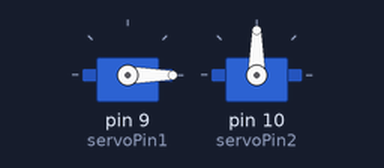
A sketch run on a simulated Arduino Uno, built with avr-gcc and run on an emulated ATmega328P. Parts: 2 × servo.

Above: at 0.05 s.
At 1.4 s:
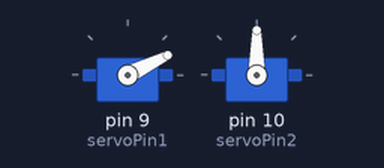
At 2.75 s:
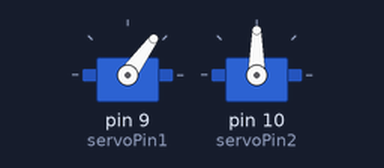
At 5.45 s:
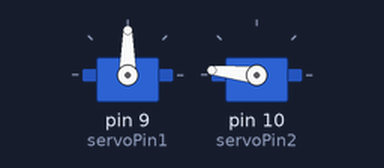
Timing chart, 0 to 7.1 s (numbered marks = the images above):
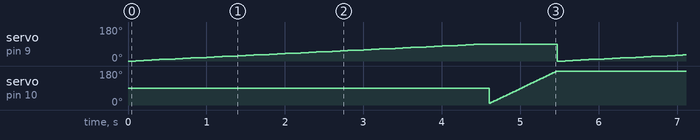

Measured:
- by itself, servo on pin 9 (servoPin1): ramps from 0° to 90° and jumps back, once every 5.5 s

The sketch:

Jeremy_Blum_Tutorials_8.2_TwoServoMotors.ino
```cpp
//Servo Motor

//Include the Servo Library
//Create a Servo Object

#include <Servo.h>
Servo francisServo1;
Servo francisServo2;

//Define the Pins
int servoPin1 = 9;
int servoPin2 = 10;

void setup() {
  //"Attach" the servo object
  //We don't need to set it as an output manually
  francisServo1.attach(servoPin1);
  francisServo2.attach(servoPin2);
  //the process is like serial, because serial has a default library
  //Servo.h is a library also.

}

void loop() {


  //Let's turn the servo from 0 to 180
  //in increments of 20 degrees
  for(int i=0; i <=90; i=i+2){
    francisServo1.write(i);
    delay(100);
  }

  for(int i=10; i<= 180; i=i+2){
    francisServo2.write(i);
    delay(10);
  }

}
```
